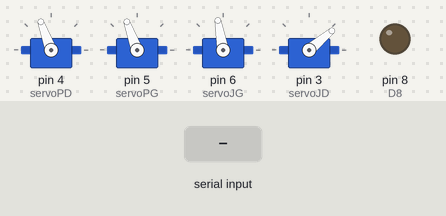
This sketch was run on a simulated Arduino Uno, built with avr-gcc and run on an emulated ATmega328P. On the bench: 4 × servo, output pins drawn as LEDs (lit = HIGH). The test bench sets the inputs (shaded band).

Above: at 1.2 s.
1.3 s: "m" received over the second serial link
At 4.23 s:
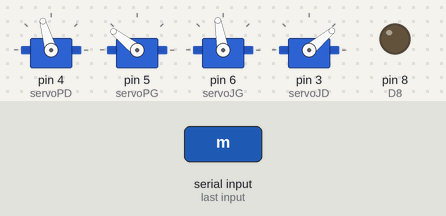
7.3 s: "a" received over the second serial link
10.3 s: "t" received over the second serial link
At 10.66 s:
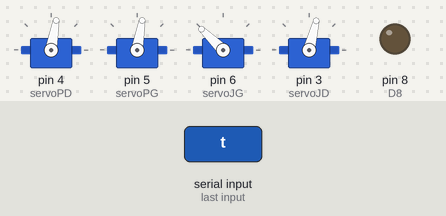
13.3 s: "d" received over the second serial link
At 13.67 s:
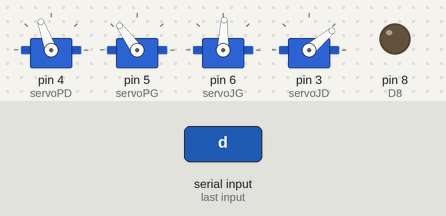
16.3 s: "y" received over the second serial link
At 17.9 s:
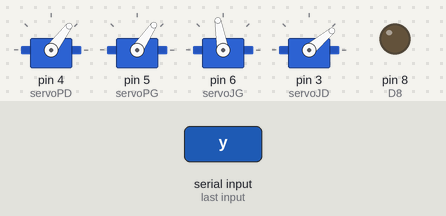
18.3 s: "g" received over the second serial link
Timing chart, 0 to 22.3 s (numbered marks = the images above; inputs shaded):
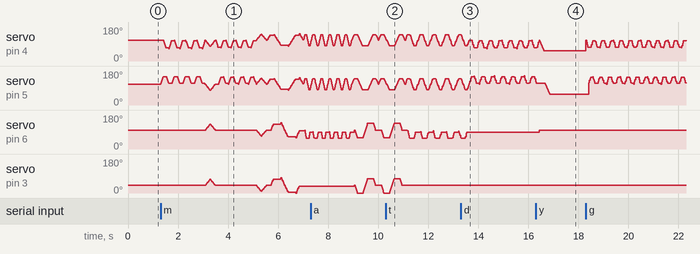

Measured:
- after the input at 10.3 s, servo on pin 3 (servoJD): goes on until 10.9 s, then stays 40°
- after the input at 13.3 s, servo on pin 6 (servoJG): goes on until 13.5 s, then stays 88°
- after the input at 16.3 s, servo on pin 6 (servoJG): 88° → 100° after 0.13 s

The sketch:

marche_normalement.ino
```cpp
#include <Servo.h>
#include <SoftwareSerial.h>

SoftwareSerial BluetoothSerial(11, 10);
Servo servoPG;
Servo servoPD;
Servo servoJG;
Servo servoJD;
int pjg = 100;
int pjd = 40;
int ppd = 110;
int ppg = 110;
int D8 = 8;
const int trigPin = 9;
const int echoPin = 7;
long duree;
int distance;
char var = -1;
//char var1 = 'stop';
//char var2 = 'stop';


void setup() {
  Serial.begin(9600);

  pinMode(D8, OUTPUT);
  pinMode(11, INPUT);
  pinMode(10, OUTPUT);

  BluetoothSerial.begin(9600);

  servoPD.attach(4);
  servoPG.attach(5);
  servoJG.attach(6);
  servoJD.attach(3);

  servoJG.write(pjg);
  servoJD.write(pjd);
  servoPD.write(ppd);
  servoPG.write(ppg);

  pinMode(trigPin, OUTPUT);  // Configuration du port du Trigger comme une SORTIE
  pinMode(echoPin, INPUT);
}


void bruitlong(int a, int b) {
  if (a < b) {
    for (int c = a; c < b; c++) {
      tone(D8, c);
      delay(5);
    }
    noTone(D8);
  } else {
    for (int c = a; c > b; c--) {
      tone(D8, c);
      delay(5);
    }
    noTone(D8);
  }
}
void marcheavant(int i) {
  int c = 0;
  while (c != 33) {
    servoPG.write(ppg + c);
    servoPD.write(ppd + c);
    c = c + 3;
    delay(i);
  }
  detection();

  c = 0;
  while (c != 44) {
    servoJG.write(pjg - c);
    servoJD.write(pjd - c);
    c = c + 4;
    delay(i);
  }
  detection();

  c = 30;
  while (c != -33) {
    servoPD.write(ppd + c);
    servoPG.write(ppg + c);
    c = c - 3;
    delay(i);
  }
  detection();

  c = -40;
  while (c != 40) {
    servoJG.write(pjg + c);
    servoJD.write(pjd + c);
    c = c + 4;
    delay(i);
  }
  detection();

  c = -30;
  while (c != 33) {
    servoPD.write(ppd + c);
    servoPG.write(ppg + c);
    c = c + 3;
    delay(i);
  }
  detection();


  c = 36;
  while (c != -4) {
    servoJG.write(pjg + c);
    servoJD.write(pjd + c);
    c = c - 4;
    delay(i);
  }
  detection();


  c = 30;
  while (c != -3) {
    servoPD.write(ppd + c);
    servoPG.write(ppg + c);
    c = c - 3;
    delay(i);
  }
  detection();
}
void marchearriere(int i) {
  int c = 0;
  while (c != 30) {
    servoPD.write(ppd + c);
    servoPG.write(ppg + c);
    c = c + 3;
    delay(i);
  }
  c = 0;
  while (c != 36) {
    servoJG.write(pjg + c);
    servoJD.write(pjd + c);
    c = c + 4;
    delay(i);
  }

  c = 33;
  while (c != -30) {
    servoPD.write(ppd + c);
    servoPG.write(ppg + c);
    c = c - 3;
    delay(i);
  }

  c = 40;
  while (c != -40) {
    servoJG.write(pjg + c);
    servoJD.write(pjd + c);
    c = c - 4;
    delay(i);
  }
  c = -33;
  while (c != 30) {
    servoPD.write(ppd + c);
    servoPG.write(ppg + c);
    c = c + 3;
    delay(i);
  }
  c = 44;
  while (c != 0) {
    servoJG.write(pjg - c);
    servoJD.write(pjd - c);
    c = c - 4;
    delay(i);
  }
  c = 33;
  while (c != 0) {
    servoPG.write(ppg + c);
    servoPD.write(ppd + c);
    c = c - 3;
    delay(i);
  }
}
void tourne(int i) {
  int c = 0;
  while (c != 33) {
    servoPG.write(ppg + c);
    servoPD.write(ppd + c);
    c = c + 3;
    delay(i);
  }
  detection();

  c = 0;
  while (c != 48) {
    servoJG.write(pjg - c);
    c = c + 4;
    delay(i);
  }
  detection();

  c = 30;
  while (c != -33) {
    servoPG.write(ppg + c);
    servoPD.write(ppd + c);
    c = c - 3;
    delay(i);
  }
  detection();

  c = -40;
  while (c != -8) {
    servoJG.write(pjg + c);
    c = c + 4;
    delay(i);
  }
  detection();

  c = -30;
  while (c != 3) {
    servoPG.write(ppg + c);
    servoPD.write(ppd + c);
    c = c + 3;
    delay(i);
  }
  detection();
}
void droite(int i) {
  int c = 0;
  while (c != 44) {
    servoPG.write(ppg + c);
    c = c + 4;
    delay(i);
  }
  c = 0;
  while (c != -44) {
    servoPD.write(ppd + c);
    c = c - 4;
    delay(i);
  }
  c = 44;
  while (c != 0) {
    servoPG.write(ppg + c);
    c = c - 4;
    delay(i);
  }
  c = -44;
  while (c != 0) {
    servoPD.write(ppd + c);
    c = c + 4;
    delay(i);
  }
}
void gauche(int i) {
  int c = 0;
  while (c != -40) {
    servoPD.write(ppd + c);
    c = c - 4;
    delay(i);
  }
  c = 0;
  while (c != 40) {
    servoPG.write(ppg + c);
    c = c + 4;
    delay(i);
  }

  c = -40;
  while (c != 0) {
    servoPD.write(ppd + c);
    c = c + 4;
    delay(i);
  }
  c = 40;
  while (c != 0) {
    servoPG.write(ppg + c);
    c = c - 4;
    delay(i);
  }
}
void coupdepiedgauche(int i) {
  int c = 0;
  while (c != 32) {
    servoPG.write(ppg + c);
    servoPD.write(ppd + c);
    servoJG.write(pjg - c);
    servoJD.write(pjd - c);
    c = c + 4;
    delay(i);
  }
  c = 32;
  while (c != -4) {
    servoPG.write(ppg + c);
    servoPD.write(ppd + c);
    servoJG.write(pjg - c);
    servoJD.write(pjd - c);
    c = c - 4;
    delay(i);
  }
}
void coupdepieddroite(int i) {
  int c = 0;
  while (c != 32) {
    servoPG.write(ppg - c);
    servoPD.write(ppd - c);
    servoJG.write(pjg + c);
    servoJD.write(pjd + c);
    c = c + 4;
    delay(i);
  }
  c = 32;
  while (c != -4) {
    servoPG.write(ppg - c);
    servoPD.write(ppd - c);
    servoJG.write(pjg + c);
    servoJD.write(pjd + c);
    c = c - 4;
    delay(i);
  }
}

void equilibre(int i) {
  int c = 0;
  servoJG.write(pjg);
  servoJD.write(pjd);
  while (c != 60) {
    servoPD.write(ppd +- c);
    c = c + 3;
    delay(i);
  }
  delay(50);
  c=0;
  while (c != 57) {
    servoPG.write(ppg +- c);
    c = c + 3;
    delay(i);
  }
  // int c = 0;
  // while (c != 33) {
  //   servoPG.write(ppg + c);
  //   servoPD.write(ppd + c);
  //   c = c + 3;
  //   delay(i);
  // }

  // c = 0;
  // while (c != 44) {
  //   servoJG.write(pjg - c);
  //   servoJD.write(pjd - c);
  //   c = c + 4;
  //   delay(i);
  // }


}

bool first=true;
void enY(int i) {
  int c = 0;
  servoJG.write(pjg);
  servoJD.write(pjd);
  if(first){
    while (c != 33) {
      servoPG.write(ppg + c);
      servoPD.write(ppd - c);
      c = c + 3;
      delay(i);
    }
  }
}

void detection() {
  // digitalWrite(trigPin, LOW);
  // delayMicroseconds(5);
  // digitalWrite(trigPin, HIGH);
  // delayMicroseconds(10);
  // digitalWrite(trigPin, LOW);
  // duree = pulseIn(echoPin, HIGH);
  // distance = duree * 0.034 / 2;
  // while (distance < 20) {
  //   servoJG.write(pjg);
  //   servoJD.write(pjd);
  //   servoPD.write(ppd);
  //   servoPG.write(ppg);
  //   digitalWrite(trigPin, LOW);
  //   delayMicroseconds(5);
  //   digitalWrite(trigPin, HIGH);
  //   delayMicroseconds(10);
  //   digitalWrite(trigPin, LOW);
  //   duree = pulseIn(echoPin, HIGH);
  //   distance = duree * 0.034 / 2;
  // }
  // while (distance < 10) {
  //   servoJG.write(pjg);
  //   servoJD.write(pjd);
  //   servoPD.write(ppd);
  //   servoPG.write(ppg);
  //   delay(500);
  //   for(int i=0; i<7; i++){
  //     droite(10);
  //   }
  //     digitalWrite(trigPin, LOW);
  // delayMicroseconds(5);
  // digitalWrite(trigPin, HIGH);
  // delayMicroseconds(10);
  // digitalWrite(trigPin, LOW);
  // duree = pulseIn(echoPin, HIGH);
  // distance = duree * 0.034 / 2;
  // }
}

void madison() {
  for (int id = 0; id < 4; id++) {
    droite(10);
    detection();
  }
  coupdepieddroite(25);
  detection();
  for (int ig = 0; ig < 4; ig++) {
    gauche(10);
    detection();
  }
  coupdepiedgauche(25);
  detection();
  marchearriere(14);
  detection();
  for (int i = 0; i < 6; i++) {
    tourne(5);
    detection();
  }
}

void loop() {
  if (BluetoothSerial.available()) {
    char ret = -1;
    while (1) {
      ret = var;
      var = BluetoothSerial.read();
      if (var == -1) {
        var = ret;
      }
      if (var == 'm') {
        madison();
      }
      if (var == 's') {
        servoJG.write(pjg);
        servoJD.write(pjd);
        servoPD.write(ppd);
        servoPG.write(ppg);
      }
      if (var == 'a') {
        marcheavant(10);
      }
      if (var == 't') {
        tourne(8);
      }
      if (var == 'd') {
        droite(9);
      }
      if (var == 'g') {
        gauche(9);
      }
      if (var == 'y') {
        if(first){
          equilibre(10);
        }
        first=false;
      }
      else{
        first=true;
      }
    }
  }
}
```
